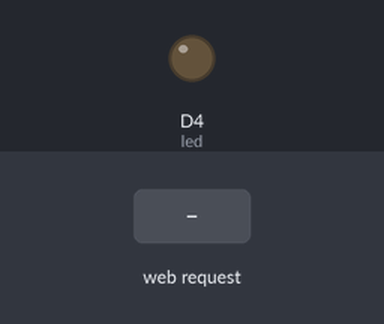
Recording of a sketch running on a simulated ESP8266 (NodeMCU). Shown: output pins drawn as LEDs (lit = HIGH). Inputs (shaded band) come from the test bench. What the sketch prints to the serial monitor is not drawn.

Above: at 2.2 s.
2.3 s: HTTP request GET /ledon received
At 3.4 s:
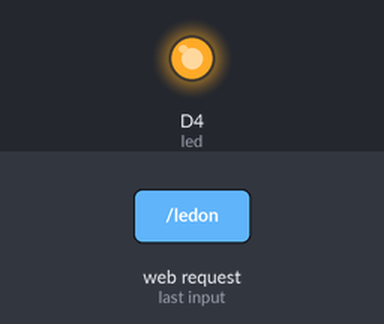
3.8 s: HTTP request GET /ledoff received
At 4.5 s:
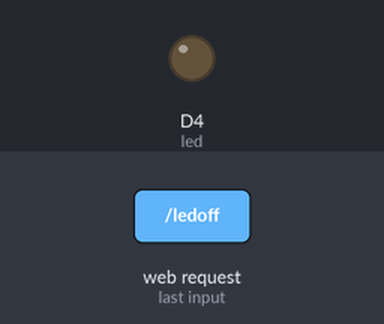
Timing chart, 0 to 6.8 s (numbered marks = the images above; inputs shaded):
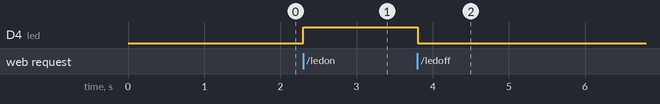

The sketch:

portal_cautivo_LED_ON_OFF.ino
```cpp
//====================================
//ESP8266 Access Point Control of LED
//====================================
#include <ESP8266WiFi.h>
#include <WiFiClient.h>
#include <ESP8266WebServer.h>
//user interface HTML code----------------
String html = R"***(
<!DOCTYPE html>
<html>
  <head>
    <title>SWITCH LED</title>
  </head>
  <body>
    <h1>SWITCH LED</h1>
    <p><a href=/ledon>LED on</a></p>
    <p><a href=/ledoff>LED off</a></p>
  </body>
</html>
)***";
//--------------------------------------
#define led D4
const char* ssid = "ControlLed";
IPAddress IPaddr (192, 168, 168, 168);
IPAddress IPmask(255, 255, 255, 0);
ESP8266WebServer server(80);
//--------------------------------------
void handleRoot()
{
  server.send(200, "text/html", html);
}
void ledon()
{
  digitalWrite(led, 1);
  server.send(200, "text/html", html);
}
void ledoff()
{
  digitalWrite(led, 0);
  server.send(200, "text/html", html);
}
//===============================================
void setup()
{
  pinMode(led, OUTPUT); delay(1000);
	Serial.begin(115200);
	Serial.println();
	Serial.print("Configuring access point...");
  WiFi.softAP(ssid);
  WiFi.softAPConfig(IPaddr, IPaddr, IPmask);
	IPAddress myIP = WiFi.softAPIP();
	Serial.print("AP IP address: ");
	Serial.println(myIP);
	server.on("/", handleRoot);
  server.on("/ledon", ledon);
  server.on("/ledoff", ledoff);
	server.begin();
	Serial.println("HTTP server started");
}
//===============================================
void loop()
{
	server.handleClient();
}
```

Measured:
- after the input at 2.3 s, D4 (led): LOW → HIGH at once
- after the input at 3.8 s, D4 (led): HIGH → LOW at once
